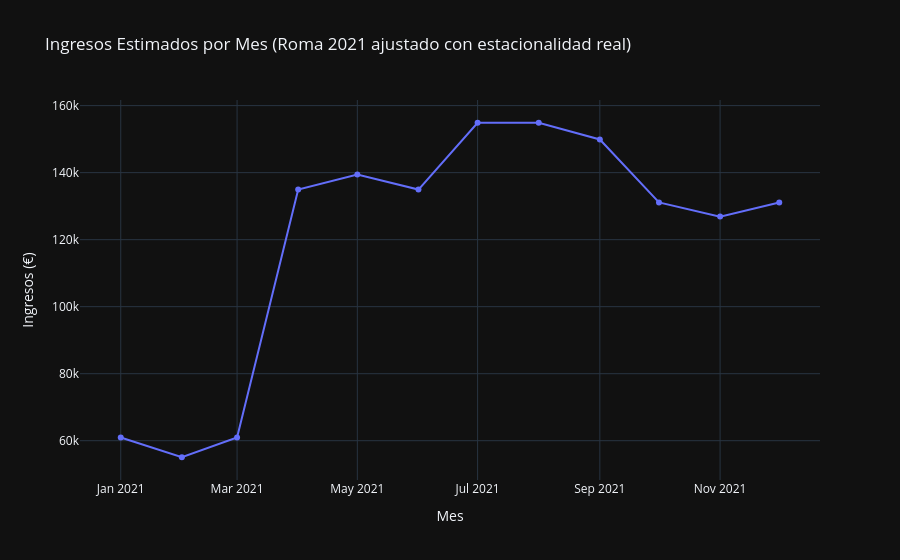

Write notebook code for a chart like this one.
### Code cell
total_income = monthly_df["estimated_income"].sum()
print("Ingreso anual estimado:", round(total_income, 2))

fig = px.line(
    monthly_df,
    x="month",
    y="estimated_income",
    markers=True,
    title="Ingresos Estimados por Mes (Roma 2021 ajustado con estacionalidad real)",
    labels={"estimated_income": "Ingresos (€)", "month": "Mes"},
    template="plotly_dark" 
)

fig.show()

monthly_df

### Figure 1 — Plotly figure (JSON) as saved in the notebook; plotly's stock layout.template omitted (floating-point values rounded to 4 significant figures)
{"data": [{"hovertemplate": "Mes=%{x}<br>Ingresos (€)=%{y}<extra></extra>", "legendgroup": "", "line": {"color": "#636efa", "dash": "solid"}, "marker": {"symbol": "circle"}, "mode": "lines+markers", "name": "", "orientation": "v", "showlegend": false, "type": "scatter", "x": ["2021-01-01T00:00:00", "2021-02-01T00:00:00", "2021-03-01T00:00:00", "2021-04-01T00:00:00", "2021-05-01T00:00:00", "2021-06-01T00:00:00", "2021-07-01T00:00:00", "2021-08-01T00:00:00", "2021-09-01T00:00:00", "2021-10-01T00:00:00", "2021-11-01T00:00:00", "2021-12-01T00:00:00"], "xaxis": "x", "y": [60960.0, 55060.0, 60960.0, 134900.0, 139400.0, 134900.0, 154900.0, 154900.0, 149900.0, 131100.0, 126900.0, 131100.0], "yaxis": "y"}], "layout": {"legend": {"tracegroupgap": 0}, "title": {"text": "Ingresos Estimados por Mes (Roma 2021 ajustado con estacionalidad real)"}, "xaxis": {"anchor": "y", "domain": [0, 1], "title": {"text": "Mes"}}, "yaxis": {"anchor": "x", "domain": [0, 1], "title": {"text": "Ingresos (€)"}}}}
